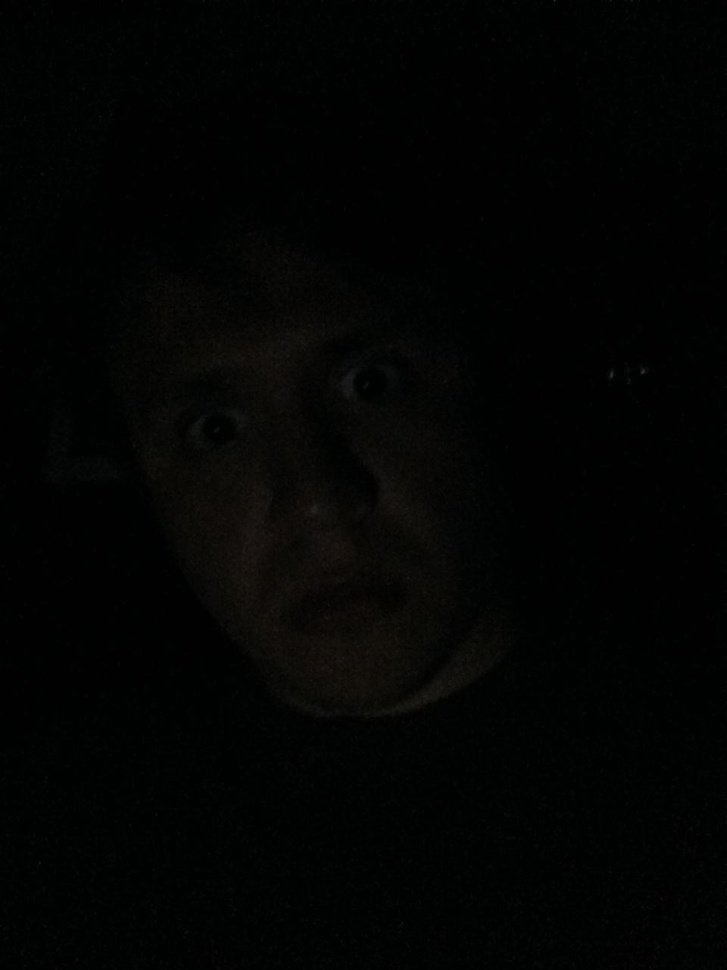
#> input picture project/contrast/dark_selfie.jpg, 727 x 970 px, shrunk from 960 x 1280 before the run
$ python index.py
#> lines starting #> are read from the running program, lines starting #| are printed output that depends on the picture
import cv2 as cv
import numpy as np
import argparse
import matplotlib.pyplot as plt


# Read image given user
image = cv.imread('dark_selfie.jpg')
#> image is the input picture: shape (970, 727, 3); mean B, G, R 2.6, 3.6, 2.7
if  image is None:
    print('Could not open or find the image: ', image)
    exit(0)

new_image = np.zeros(image.shape, image.dtype)

# alpha : simple contrast control
alpha = 1.3
# beta: simple brightness control
beta = 0


# [7 lines of commented-out code are left out]


gamma = 0.4
lookUpTable = np.empty((1,256), np.uint8)
for i in range(256):
    lookUpTable[0,i] = np.clip(pow(i / 255.0, gamma) * 255.0, 0, 255)
res = cv.LUT(image, lookUpTable)
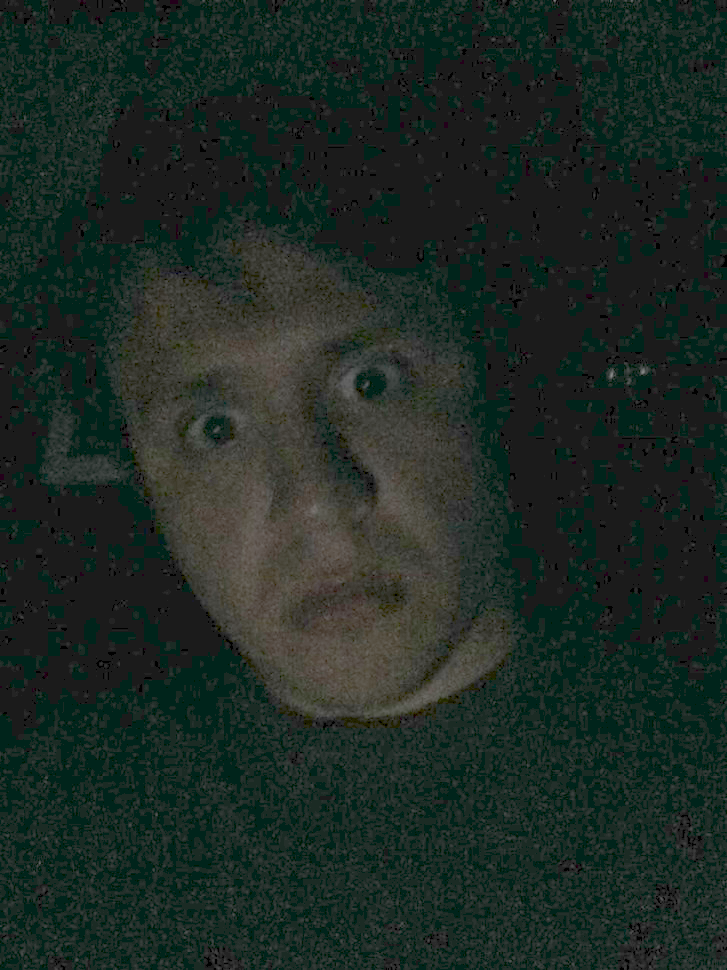
#> res: shape (970, 727, 3); mean B, G, R 36, 41.9, 29.3

plt.imshow(res)
plt.show()
